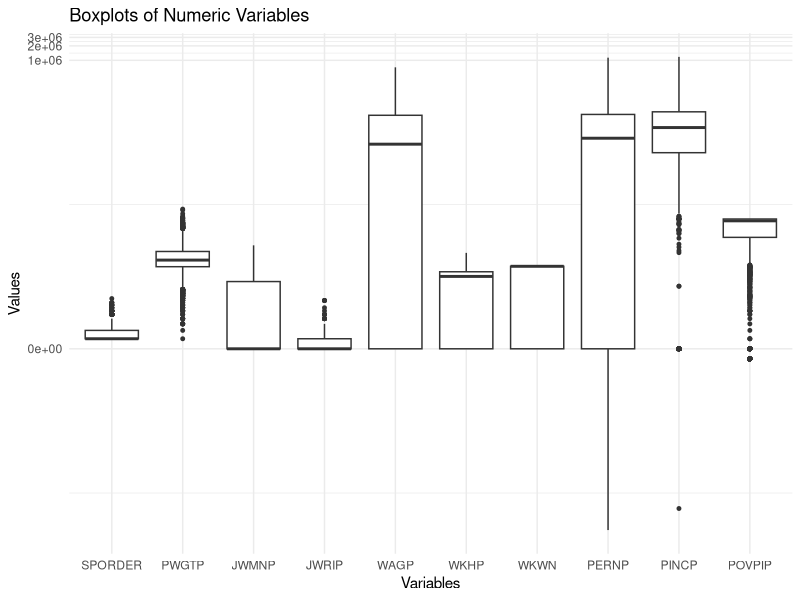
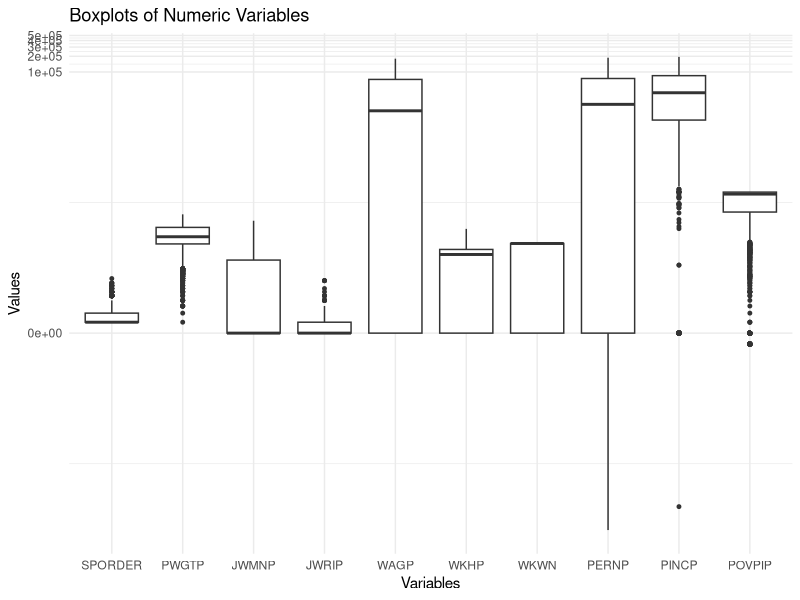
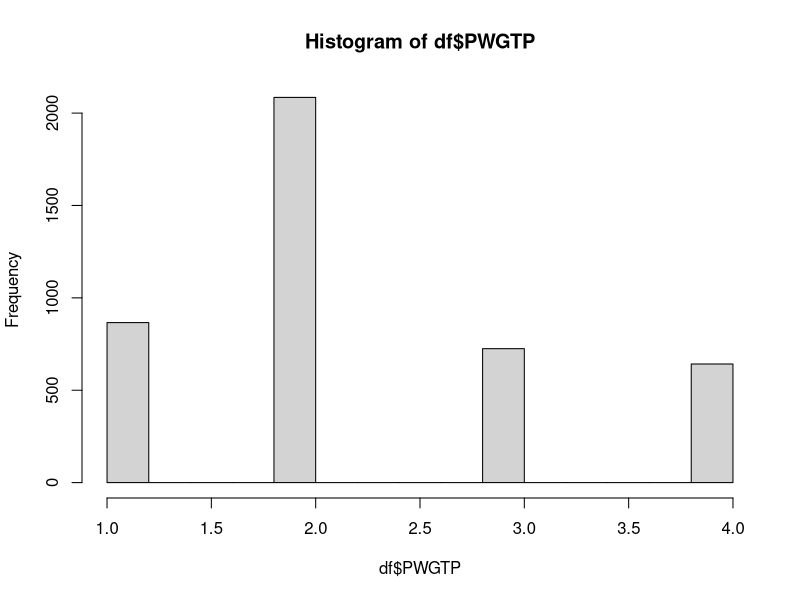

The R source for these figures, in order: (Note: this script raises an error after producing the figures.)
df <- read.csv('project_data.csv')
dim(df)
head(df)
sapply(df, class)

df <- df[, !(names(df) %in% c("SERIALNO"))]

# DATA CLEANING
# Check for duplicate rows
cat("Number of duplicate rows:", nrow(df[duplicated(df), ]))

# Check the number of missing values in each column
sapply(df, function(x) sum(is.na(x)))

# Remove the columns with more than 80% of missing values
drop_columns <- names(which(colMeans(is.na(df)) > 0.8))
drop_columns
df <- df[, !names(df) %in% drop_columns]
dim(df)

sapply(df, function(x) sum(is.na(x)))

impute_map <- list(
  COW = 0, POVPIP = -1, JWRIP = 0, ENG = 0, PERNP = -1,
  JWMNP = 0, FER = 0, SCIENGRLP = 0, WKHP = 0, GCL = 0, SCIENGP = 0, MARHYP = -1,
  RC = -1, WKWN = 0, POWSP = 0, YOEP = -1, MARHD = 0, POWPUMA = 0,
  MARHM = 0, PAOC = 0, MARHT = 0, OC = -1, MARHW = 0, MIL = 0,
  LANP = 0, JWDP = 0,
  JWAP = 0, INDP = 0, FOD1P = 0,
  ESR = 0, NWAB = 0, NWAV = 0, DRIVESP = 0, NWLA = 0, DECADE = 0,
  NWLK = 0, OCCP = 0, NWRE = 0, WRK = 0, JWTRNS = 0
)

# Loop through each column and impute the specified value
for (col in names(impute_map)) {
  if (col %in% names(df)) {
    df[[col]][is.na(df[[col]])] <- impute_map[[col]]
  }
}

sapply(df, function(x) sum(is.na(x)))

# DATA TYPES CORRECTION
# Check the current data type of each variable
sapply(df, class)
drop_columns
cols_to_factor <- c("RT", "DIVISION", "PUMA", "REGION",
                   "STATE", "ADJINC", "CIT", "COW", "ENG",
                   "FER", "GCL", "HIMRKS", 
                   "HINS1", "HINS2", "HINS3", "HINS4",
                   "HINS5", "HINS6", "HINS7", "JWTRNS", 
                   "LANX", "MAR", "MARHD", "MARHM", "MARHT", 
                   "MARHW", "MIG", "MIL", "NWAB", 
                   "NWAV", "NWLA", "NWLK", "NWRE", "SCH",
                   "SCHL", "SEX", "WRK", "ANC", "ANC1P", "ANC2P",
                   "DECADE", "DRIVESP", "ESR", "FOD1P",
                   "HICOV", "HISP", "INDP", "JWAP", "JWDP", "LANP",
                   "MSP", "NATIVITY", "OC", "OCCP", "PAOC",
                   "POBP", "POWPUMA", "POWSP", "PRIVCOV", "PUBCOV", "QTRBIR",
                   "RAC1P", "RAC2P", "RAC3P", "RACAIAN", "RACASN", "RACBLK",
                   "RACNH", "RACNUM", "RACPI", "RACSOR", "RACWHT", "RC", "SCIENGP",
                   "SCIENGRLP", "WAOB", "Class")

df[cols_to_factor] <- lapply(df[cols_to_factor], as.factor)

# Convert integer variables in int_to_numeric to numeric
int_to_numeric <- sapply(df, is.integer)
df[int_to_numeric] <- lapply(df[int_to_numeric], as.numeric)


sapply(df, class)



# Check for near zero variance variables
install.packages("caret")
library(caret)
low_var_col <- nearZeroVar(df, names = TRUE)
low_var_col
df <- df[, !(names(df) %in% low_var_col)]
dim(df)


# OUTLIERS HANDLING
# Visualize numeric data with boxplots
install.packages("reshape2")
library(reshape2)
library(ggplot2)
numeric_columns <- sapply(df, is.numeric)
df_long <- melt(df[, numeric_columns])

ggplot(df_long, aes(x = variable, y = value)) +
  geom_boxplot(outlier.size = 1) +
  scale_y_continuous(trans = 'pseudo_log') +
  theme_minimal() +
  labs(x = "Variables", y = "Values", title = "Boxplots of Numeric Variables")



for (col in names(df)[numeric_columns]) {
  Q1 <- quantile(df[[col]], 0.25, na.rm = TRUE)
  Q3 <- quantile(df[[col]], 0.75, na.rm = TRUE)
  IQR <- Q3 - Q1
  
  LB <- Q1 - 1.5 * IQR
  UB <- Q3 + 1.5 * IQR
  
  outliers <- df[[col]] < LB | df[[col]] > UB
  
  outlier_count <- sum(outliers, na.rm = TRUE)
  cat(paste("Column:", col, "- Outliers:", outlier_count, "\n"))
}

outlier_cols_handle <- c("PWGTP", "WAGP", "PERNP", "PINCP")

# Handle the outliers based on IQR (assign them to lower or upper bounds)
for (col in outlier_cols_handle) {
  Q1 <- quantile(df[[col]], 0.25, na.rm = TRUE)
  Q3 <- quantile(df[[col]], 0.75, na.rm = TRUE)
  IQR <- Q3 - Q1
  
  LB <- Q1 - 1.5 * IQR
  UB <- Q3 + 1.5 * IQR
  
  df[[col]][df[[col]] < LB] <- LB
  df[[col]][df[[col]] > UB] <- UB
}

df_long <- melt(df[, numeric_columns])

ggplot(df_long, aes(x = variable, y = value)) +
  geom_boxplot(outlier.size = 1) +
  scale_y_continuous(trans = 'pseudo_log') +
  theme_minimal() +
  labs(x = "Variables", y = "Values", title = "Boxplots of Numeric Variables")

sapply(df, class)


h <- hist(df$PWGTP, breaks=5, plot=FALSE)
h$breaks

df$PWGTP <- as.numeric(cut(df$PWGTP, breaks=4, labels=c(0, 1, 2, 3)))
df$PWGTP
hist(df$PWGTP)

library(dplyr)
df <- df %>%
  mutate(
    MARHYP = case_when(
      is.na(MARHYP) ~ 0,               # Never Married/Under 15 (NA) → 0
      MARHYP == 1944 ~ 1,              # 1944 or Earlier
      between(MARHYP, 1945, 1964) ~ 2, # 1945–1964
      between(MARHYP, 1965, 1984) ~ 3, # 1965–1984
      between(MARHYP, 1985, 2004) ~ 4, # 1985–2004
      between(MARHYP, 2005, 2023) ~ 5, # 2005–2023
      TRUE ~ NA_real_                  # Handle unexpected values
    )
  )

table(df$NWLK[is.na(df$NWAB)])
unique(df$OCCP)
